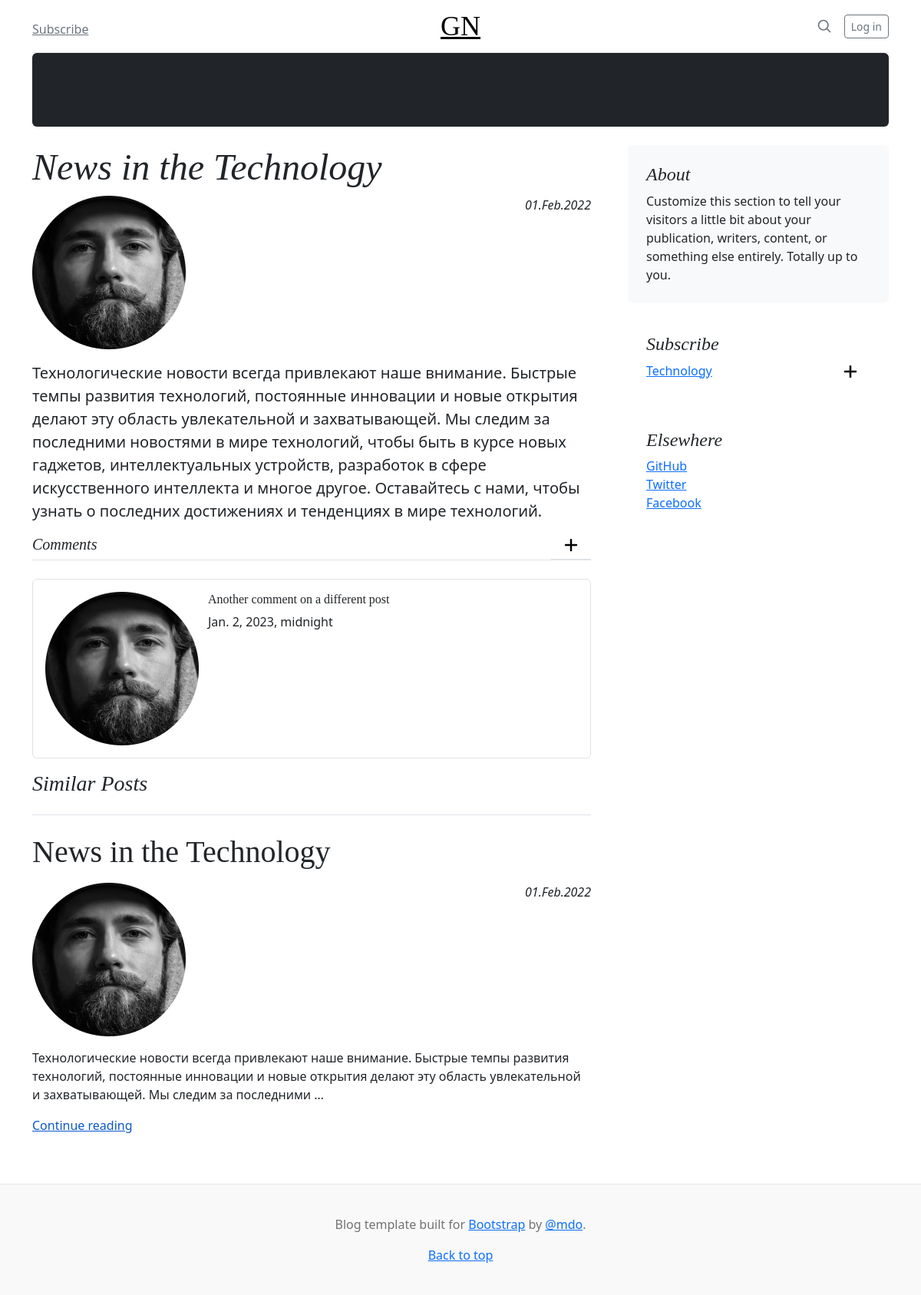
/2, run on the app's committed database.
### src/my_apps/blogs/models.py (models this page shows, shortened)
class Post(models.Model):
    author = models.ForeignKey(Author, on_delete=models.CASCADE)
    type = models.CharField(verbose_name='Тип публикации', max_length=3,
                                 choices=[('ART', 'Article'), ('NEW', 'News')],
                                 default='A')
    creation_date = models.DateTimeField(verbose_name='Время создания', auto_now_add=True)
    categories = models.ManyToManyField(Category, through='PostCategory',
                                        verbose_name='Категории',
                                        related_name="post_categories")
    title = models.CharField(verbose_name='Название', max_length=255)
    text = models.TextField(verbose_name='Текст')
    post_rating = models.IntegerField(verbose_name='Рейтинг', default=0)
    class Meta:
        verbose_name = 'Публикация'
        verbose_name_plural = 'Публикации'

class Author(models.Model):
    user = models.OneToOneField(User, on_delete=models.CASCADE)
    photo = ThumbnailerImageField(upload_to='images/avatars', blank=True)
    author_rating = models.IntegerField(default=0)
    class Meta:
        verbose_name = 'Автор'
        verbose_name_plural = 'Авторы'

class Comment(models.Model):
    post = models.ForeignKey(Post, on_delete=models.CASCADE)
    user = models.ForeignKey(User, on_delete=models.CASCADE)
    creation_date = models.DateTimeField(auto_now_add=True)
    text = models.CharField(max_length=256)
    comment_rating = models.FloatField(default=0)
    class Meta:
        verbose_name = 'Комментарий'
        verbose_name_plural = 'Комментарии'

class Category(models.Model):
    title = models.CharField(verbose_name='Название', max_length=256, unique=True)
    image = models.ImageField(upload_to='images/categories', default=None, verbose_name='Картинка категории')
    subscribers = models.ManyToManyField(User, through='UserCategory')
    class Meta:
        verbose_name = 'Категория'
        verbose_name_plural = 'Категории'

### src/my_apps/blogs/views.py (the view)
# urls.py: path('<int:pk>', PostDetail.as_view(), name='post_detail'),
class PostDetail(DetailView):
    model = Post
    template_name = 'blogs/post_detail.html'
    context_object_name = 'post_detail'
    def get_context_data(self, **kwargs):
        context = super().get_context_data(**kwargs)
        post_id = self.kwargs.get('pk')
        comments = Comment.objects.filter(post=post_id)
        context['comments'] = comments
        comments = Comment.objects.all()
        avatar_dict = {}
        comment_users = [comment.user for comment in comments]
        for user in comment_users:
            author_user = Author.objects.filter(user=user).first()
            avatar_dict[user.id] = author_user.photo
        context['avatar_dict'] = avatar_dict
        similar_posts = []
        cur_post_categories = PostCategory.objects.filter(post=post_id)
        for post_categories in cur_post_categories:
            similar_posts.append(post_categories.post)
        context['similar_posts'] = similar_posts
        return context

### src/my_apps/blogs/templatetags/custom_filters.py (called while the page is built)
@register.filter(name='censor')
def censor(value):
   bad_words = ['профурсетка', 'проходимец', 'охальница', 'негодяй', 'подлец']
   text = set(value.split())
   for word in text:
      for bad_word in bad_words:
         if word == bad_word:
               return value.replace(word, '*' * len(word))
   return value # Возвращаемое функцией значение подставится в шаблон.

### src/templates/blogs/post_detail.html (shortened to what this page needs)
{% extends 'base/base.html' %}
{% load custom_filters %}
{% block content %}
{% load static %}
{% load thumbnail %}
{% load widget_tweaks %}
<main class="container">
    <div class="p-4 p-md-5 mb-4 rounded text-bg-dark"></div>
       <div class="row g-5">
           <div class="col-md-8">
               <div class="col-md-12 px-0">
                   <h2 class="display-5 fst-italic">{{ post_detail.title | censor }}</h2>
                   <div class="post__header"
                           style="display: flex; justify-content: space-between;">
                       <img class="post__avatar align-self-start"
                                style="align-self: start; margin-right: 0.75rem"
                                src="{% thumbnail post_detail.author.photo 50x50 crop %}"
                                alt="Profile image">
                       <time class="creation-date fst-italic">{{ post_detail.creation_date | date:'d.M.Y' }}</time>
                   </div>
                   <p class="lead my-3">{{ post_detail.text | censor }}</p>
               </div>
               <div class="comments-section">
                   <div class="border-bottom mb-4" style="display: flex; justify-content: space-between;">
                       <h5 class="comments-header fst-italic">
                           Comments
                       </h5>
                       <a class="link-secondary border-bottom" href="#" aria-label="Profile">
                           <img src="{% static 'images/icons/plus-solid.svg' %}"
                                alt="Create" width="20" height="20" class="mx-3">
                       </a>
                   </div>
                   <div class="category-container">
                       {% for comment in comments %}
                       <div class="media border rounded overflow-hidden my-3 p-3"
                            style="display: flex; align-self: flex-start;">
                           {% for user, avatar in avatar_dict.items %}
                           {% if user == comment.user.id %}
                           <img class="align-self-start"
                                style="margin-right: 0.75rem"
                                src="{% thumbnail avatar 50x50 crop %}"
                                alt="Profile image">
                           {% endif %}
                           {% endfor %}
                           <div class="media-body" style="flex: 1;">
                               <h6 class="mt-0" style="margin-top: 0;">
                                   {{ comment.text }}</h6>
                               <p style="margin-bottom: 1rem; line-height: 1.5;">
                                   {{ comment.creation_date }}</p>
                           </div>
                       </div>
                       {% endfor %}
                   </div>
               </div>
               <h3 class="pb-4 mb-4 fst-italic border-bottom">
                   Similar Posts
               </h3>
               {% for post in similar_posts %}
               <article class="blog-post">
                   <h2 class="blog-post-title mb-3">{{ post.title }}</h2>
                   <div class="post__header mb-3"
                           style="display: flex; justify-content: space-between;">
                       <img class="post__avatar align-self-start"
                                style="align-self: start; margin-right: 0.75rem"
                                src="{% thumbnail post.author.photo 50x50 crop %}"
                                alt="Profile image">
                       <time class="creation-date fst-italic">{{ post.creation_date | date:'d.M.Y' }}</time>
                   </div>
                   <p>{{post.text | truncatewords:25 }}</p>
                   <a href="{% url 'post_detail' post.id %}"
                      class="stretched-link">
                       Continue reading
                   </a>
               </article>
               {% endfor %}
           </div>
           <div class="col-md-4">
               <div class="position-sticky" style="top: 2rem;">
                   <div class="p-4 mb-3 bg-body-tertiary rounded">
                       <h4 class="fst-italic">About</h4>
                       <p class="mb-0">
                           Customize this section to tell your visitors a little bit about your
                           publication, writers, content, or something else entirely. Totally up to you.
                       </p>
                   </div>
                   <div class="p-4">
                       <h4 class="fst-italic">Subscribe</h4>
                       {%for category in post_detail.categories.all%}
                       <div style="display: flex; justify-content: space-between;">
                           <a href="{% url 'posts_of_categories' category.id %}">
                               <p>{{category.title}}</p>
                           </a>
                           {% if not user in category.subscribers.all %}
                           <a class="link-secondary" href="{% url 'subscribe' category.id %}" aria-label="Profile">
                               <img src="{% static 'images/icons/plus-solid.svg' %}"
                                    alt="Subscribe" width="20" height="20" class="mx-3">
                           </a>
                           {% else %}
                           <a href="{% url 'unsubscribe' category.id %}">
                               <img src="{% static 'images/icons/minus-solid.svg' %}"
                                    alt="Subscribe" width="20" height="20" class="mx-3">
                           </a>
                           {%endif%}
                           {% endfor %}
                           </div>
                   </div>
                   <div class="p-4">
                       <h4 class="fst-italic">Elsewhere</h4>
                       <ol class="list-unstyled">
                           <li><a href="#">GitHub</a></li>
                           <li><a href="#">Twitter</a></li>
                           <li><a href="#">Facebook</a></li>
                       </ol>
                   </div>
               </div>
           </div>
       </div>
</main>
{% endblock content %}

### src/static/css/blog.css (style rules this page uses)
h1, h2, h3, h4, h5, h6 { font-family: "Playfair Display", Georgia, "Times New Roman", serif; }
.blog-post { margin-bottom: 4rem; }
.blog-post-title { font-size: 2.5rem; }

### data on the page
Post: title|censor "News in the Technology", author.photo (picture), creation_date "01.Feb.2022", text|censor "Технологические новости всегда привлекают наше внимание. Быстрые темпы развития технологий, постоянные инновации и новые открытия делают эту область увлекательной и захватывающей. Мы следим за последними новостями в мире технологий, чтобы быть в курсе новых гаджетов, интеллектуальных устройств, разработок в сфере искусственного интеллекта и многое другое. Оставайтесь с нами, чтобы узнать о последних достижениях и тенденциях в мире технологий.", title "News in the Technology", text "Технологические новости всегда привлекают наше внимание. Быстрые темпы развития технологий, постоянные инновации и новые открытия делают эту область увлекательной и захватывающей. Мы следим за последними …"
Comment: photo (picture), text "Another comment on a different post", creation_date "Jan. 2, 2023, midnight"
Category: title "Technology"
